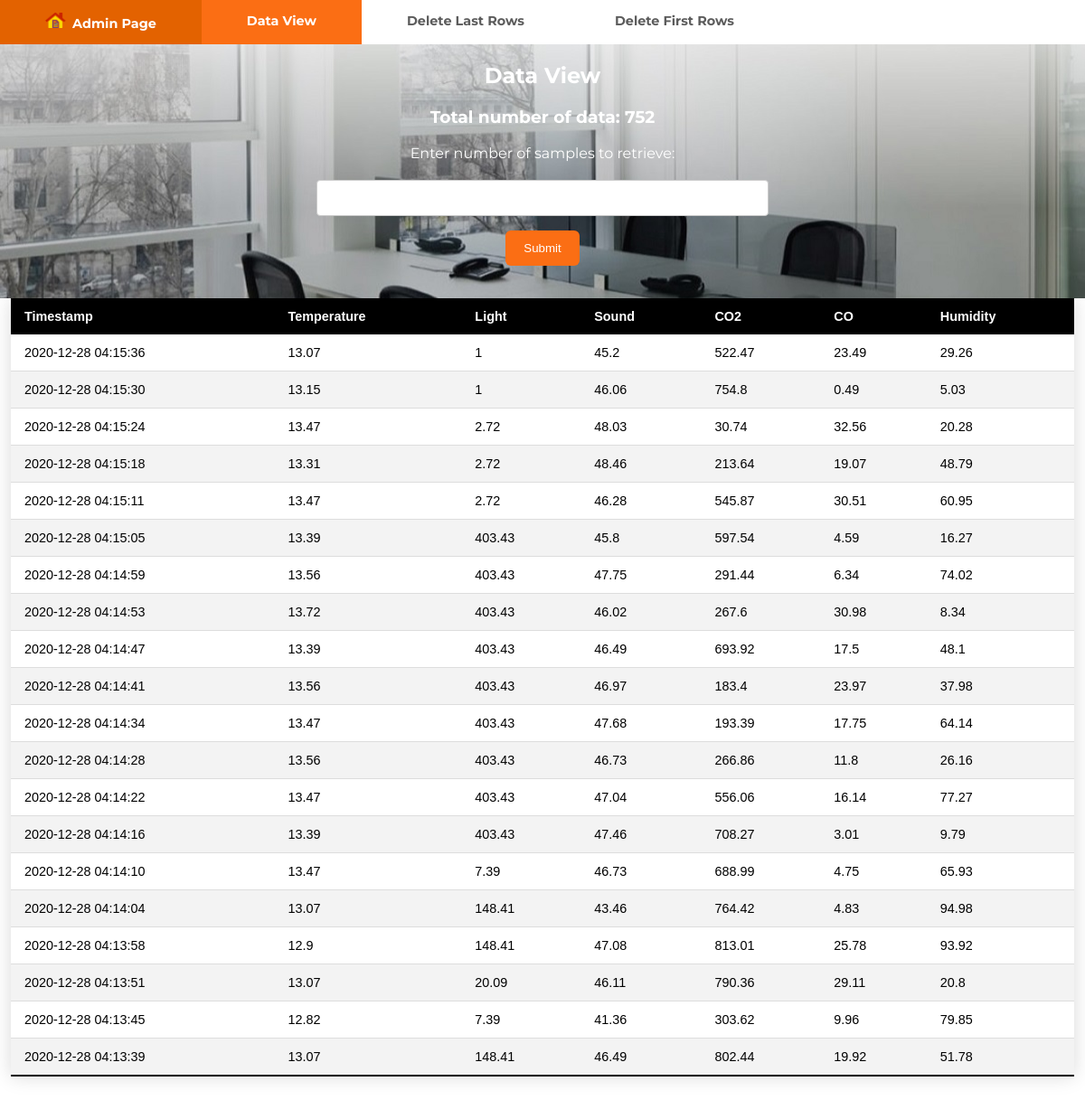
Before: / with the older database file.
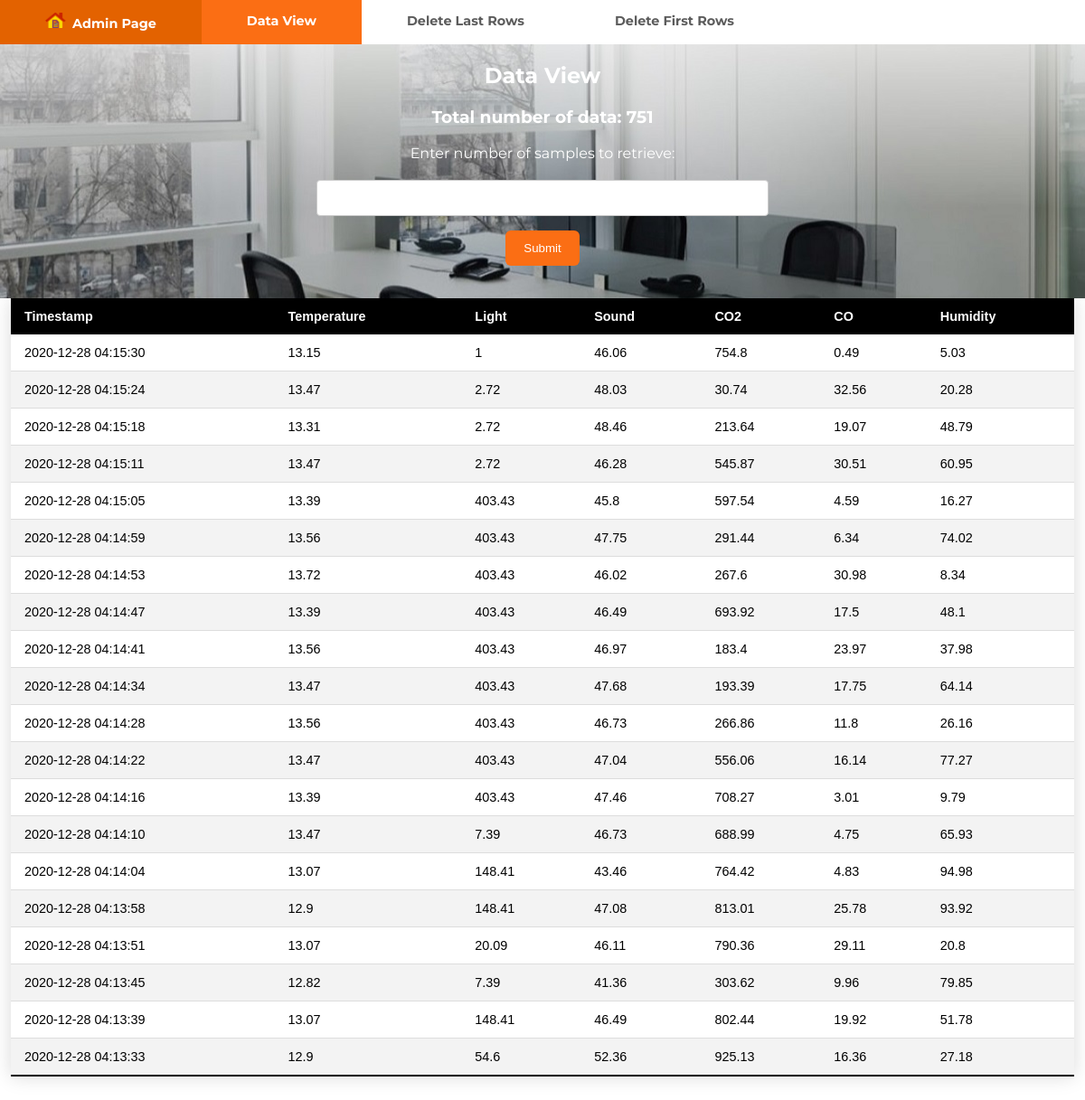
After: the same page with the newer database file.
### tables this page shows
CREATE TABLE Room_data(timestamp DATETIME, tempe NUMERIC, light NUMERIC, sound NUMERIC, co2value NUMERIC, covalue NUMERIC, humvalue NUMERIC);

### app.py (the view)
@app.route("/")
def index():
    data = getHistData(numSamples)
    totalData = maxRowsTable()
    return render_template('index.html', data=data, totalData = totalData)

### app.py (called while the page is built)
def getHistData (numSamples):
    try:
        lock.acquire(True)
        curs.execute("SELECT * FROM Room_data ORDER BY timestamp DESC LIMIT "+str(numSamples))
        data = curs.fetchall()
    finally:
        lock.release()
    return data

def maxRowsTable():
    for row in curs.execute("select COUNT(tempe) from  Room_data"):
        maxNumberRows=row[0]
    return maxNumberRows

### templates/index.html (shortened to what this page needs)
<!DOCTYPE html>
<head>
   <link rel="stylesheet" href='../static/style.css'/>
</head>
<body>
   <header class="topnav">
      <a class="active" id="admin" href="/"><img src="../static/home.png" width="26px">  Admin Page</a>
      <a class="active" href="/">Data View</a>
      <a href="/deletedesc">Delete Last Rows</a>
      <a href="/deleteasc">Delete First Rows</a>
   </header>
   <div class="center">
      <h2> Data View </h2>
      <h3> Total number of data: {{totalData}} </h3>
      <p> Enter number of samples to retrieve:
         <form method="POST">
            <input type="text" name="numSamples" value= {{numSamples}}>
            <br>
            <input type="submit">
         </form>
      </p>
   </div>
   <div class="wraper">
      <table class="styled-table">
         <thead>
            <tr>
               <th>Timestamp</th>
               <th>Temperature</th>
               <th>Light</th>
               <th>Sound</th>
               <th>CO2</th>
               <th>CO</th>
               <th>Humidity</th>
            </tr>
         </thead>
         <tbody>
            {% for row in data %}
            <tr>
               <td>{{row[0]}}</td>
               <td>{{row[1]}}</td>
               <td>{{row[2]}}</td>
               <td>{{row[3]}}</td>
               <td>{{row[4]}}</td>
               <td>{{row[5]}}</td>
               <td>{{row[6]}}</td>
            </tr>
            {% endfor %}
         </tbody>
      </table>
   </div>
</body>
</html>

### static/style.css (style rules this page uses)
body { margin: 0px; font-family: sans-serif; }
.topnav { width: 100%; float: left; margin: 0 0 1em 0; padding: 0; font-family: 'Montserrat', sans-serif; }
.topnav a { float: left; color: #5c5c5c; text-align: center; padding: 14px 50px 18px; text-decoration: none; font-size: 0.9em; font-weight: bolder; }
.topnav a.active { background-color: #fb6e14; color: white; }
#admin { background-color:#e36200; }
.wraper { padding:1%; }
.styled-table { border-collapse: collapse; margin: 25px 0; font-size: 0.9em; min-width: 400px; box-shadow: 0 0 20px rgba(0, 0, 0, 0.15); width: 100%; }
.styled-table thead tr { background-color:black; color: #ffffff; text-align: left; }
.styled-table th, .styled-table td { padding: 12px 15px; }
.styled-table tbody tr { border-bottom: 1px solid #dddddd; }
.styled-table tbody tr:nth-of-type(even) { background-color: #f3f3f3; }
.styled-table tbody tr:last-of-type { border-bottom: 2px solid black; }
.center { text-align: center; font-family: 'Montserrat', sans-serif; background: url("../static/classroom.jpg"); padding-bottom: 20px; color: white; float: left; width: 100%; margin-top: -20px; }
input[type=text] { width: 500px; max-width: 60%; height: 40px; text-align: center; padding: 12px 20px; border: 1px solid #ccc; border-radius: 4px; box-sizing: border-box; margin-top: 4px; margin-bottom: 16px; color: #1c1c1c; }
input[type=submit] { background-color:#fb6e14; color: white; padding: 12px 20px; border: none; border-radius: 6px; cursor: pointer; }

Changed rows visible on the page:
removed Room_data: timestamp "2020-12-28 04:15:36", tempe "13.07", light "1", sound "45.2", co2value "522.47", covalue "23.49", humvalue "29.26"
now on this page (row unchanged): Room_data: timestamp "2020-12-28 04:13:33", tempe "12.9", light "54.6", sound "52.36", co2value "925.13", covalue "16.36", humvalue "27.18"
Other visible differences:
{{ totalData }}: "752" → "751"
